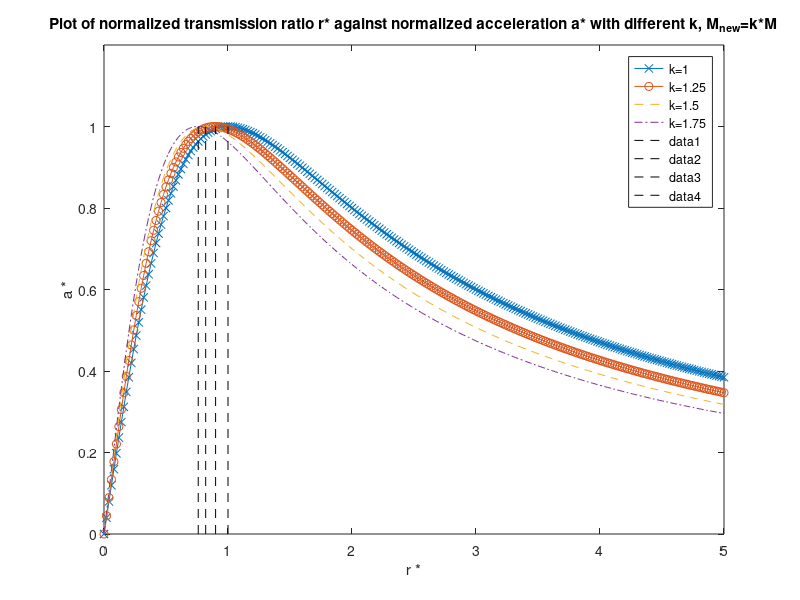

MATLAB code for this plot:
T = 3;
M = 4*[1,1.25,1.5,1.75];
J = 1;

r_norm = zeros(length(M),1)
a_norm = zeros(length(M),1)
delta = 0.02

line_legend = ['1','2','3','4'];
line_style = {'-x','-o','--','-.'}


r_opt = sqrt(J/M(1))

for t = delta:delta:5
    r_ = t*r_opt;
    a_tmp =zeros(1,4);
    r_tmp =zeros(1,4);
    for j = 1:length(M)
        a_norm_ = (T/(J/r_+r_*M(j)));
        a_tmp(j) = a_norm_;
        r_tmp(j) = t;
    end
    r_norm = [r_norm, r_tmp.'];
    a_norm = [a_norm, a_tmp.'];
end
for  j = 1:length(M)    
    [n_max,i_max] = max(a_norm(j,:));
    a_norm(j,:) = a_norm(j,:)/n_max;
    x_max(j) = (i_max-1)*delta;   
end
for j = 1:length(M)
    plot(r_norm(j,:),a_norm(j,:),line_style{j})
    hold on
end
legend('k=1','k=1.25','k=1.5','k=1.75');

for j = 1:length(M)
    plot([x_max(j) x_max(j)],[0 1],'--k');
end

title('Plot of normalized transmission ratio r* against normalized acceleration a* with different k, M_{new}=k*M');
% x_ticks = sort([x_max(2:end),0:0.5:5]);
% xticks(x_ticks);
ylim([0,1.2]);
xlabel('r *');
ylabel('a *');